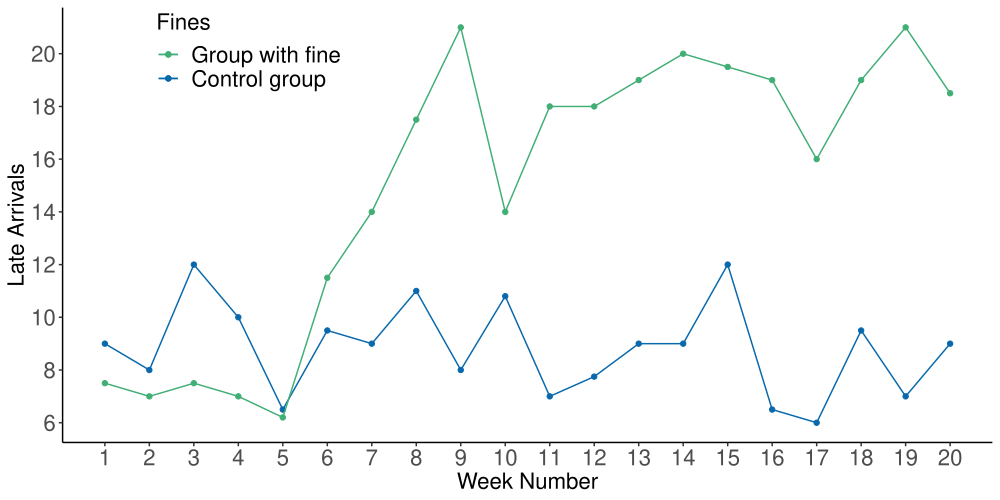

R code for this plot:
library(ggplot2)
library(ggthemes)

#Need to add actual values
GR_2000 <- data.frame("weeknum" = 1:20, 
                      "fine" = c(9, 8, 12, 10, 6.5, 9.5, 9, 11, 8, 10.8,
                                 7, 7.75, 9, 9, 12, 6.5, 6, 9.5, 7, 9 ), 
                      "control" = c(7.5, 7, 7.5, 7, 6.2, 11.5, 14, 17.5, 21, 14,
                                    18, 18, 19, 20, 19.5, 19, 16, 19, 21, 18.5)
)

BHcolors <- c("#41ae76", "#0868ac")

fines <- ggplot(data = GR_2000, aes(x = weeknum)) +
  geom_point(aes(y = fine, color = BHcolors[1])) + 
  geom_line(aes(y = fine, color = BHcolors[1])) +
  geom_point(aes(y = control, color = BHcolors[2])) + 
  geom_line(aes(y = control, color = BHcolors[2])) +
  scale_color_manual("Fines", values = BHcolors, labels=c("Group with fine","Control group")) +
  scale_x_continuous(breaks = scales::pretty_breaks(n = 20)) +
  scale_y_continuous(breaks = scales::pretty_breaks(n = 6)) +
  xlab("Week Number") + 
  ylab("Late Arrivals") +
  theme_classic() + 
  theme(axis.title.y = element_text(size = 16),
        legend.position = c(0.2, 0.9),
        legend.text=element_text(size=16),
        axis.text.x = element_text(size = 16),
        axis.text.y = element_text(size = 16),
        axis.title.x = element_text(size = 16),
        legend.title =element_text(size=16)) 
print(fines)

ggsave("people/Gneezy_Rustichini_2000.pdf", width = 10, height = 5)
